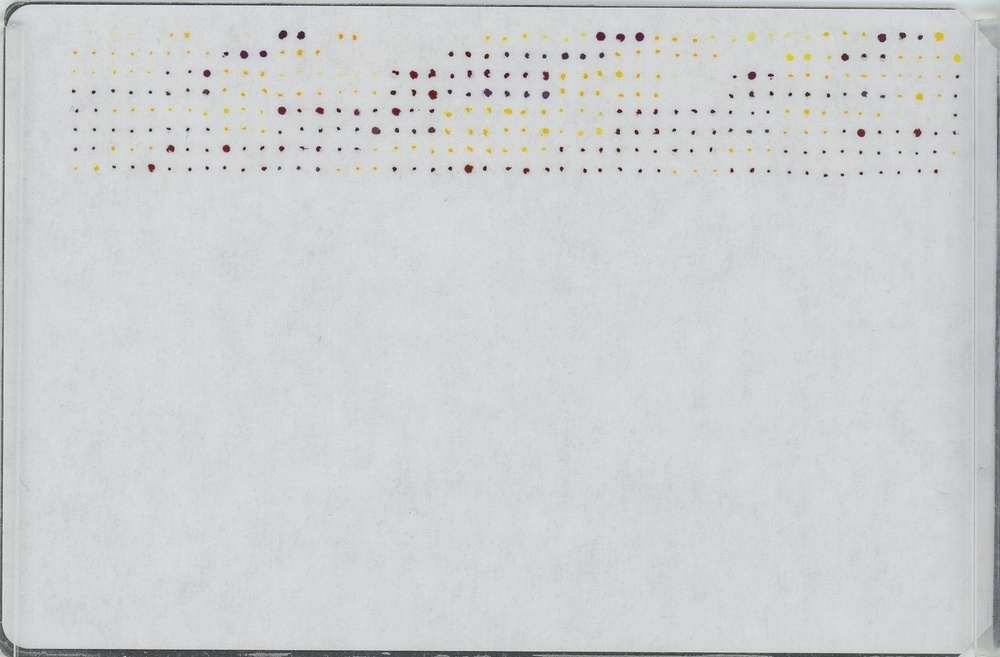
#> input picture images/edited_dots_on_paper_1.jpg, 1000 x 657 px, shrunk from 1398 x 918 before the run
$ python spot_check.py
#> lines starting #> are read from the running program, lines starting #| are printed output that depends on the picture; after the words box and inside, x2 and y2 are one past the last pixel; in counts of white or black regions, pixels touching at a corner belong together
# take in picture (pd/numpy readfile)
    # turns picture into list of (rgb tuples?)
# take picture and make it 100% contrast to seperate circles from background
# pass a kernal over the image
    # at each step, check if there is a "circle" (just an enclosed collection of pixels) that is within some predefined threshold
        # this can be done without machine learning by defining some threshold for how many "on" (i.e., colored) pixexed should be within this region
    # next, check if the any identified circles have already been identified
        # If not, mark the center and add the coordinates of the center to centers_list
# once the kernal is finished, convert the centers_list into the .xeo format (syntax)

## Import Libraries
from tkinter import image_types
import matplotlib.pyplot as plt
import numpy as np
from PIL import Image, ImageOps
# import cv2

## Instantiate Parameters
subplot_width = 2
subplot_height = 2

dot_x = 157
dot_y = 45
dot_size = 5

plt.figure(figsize=(15, 8))

## Import Image
img = Image.open("images/edited_dots_on_paper_1.jpg")
#> img is the input picture: PIL image 1000x657 RGB; mean R, G, B 206.6, 208.2, 209.9
img = np.asarray(img)

plt.subplot(subplot_width, subplot_height, 1)
img_color_show = plt.imshow(img)

## Create Artificial Point
img_mutable = img.copy()
img_mutable[dot_y : dot_y + dot_size, dot_x : dot_x + dot_size] = [255, 0, 0]  # set the pixel at (500, 500) to red
#> img_mutable: shape (657, 1000, 3); under 0.01% of pixels changed, all inside (x1, y1, x2, y2) = (157, 45, 162, 50)

plt.subplot(subplot_width, subplot_height, 2)
img_color_dot_show = plt.imshow(img_mutable)

## Print all colors (25) from the 5x5 dot

# print(img[dot_y : dot_y + dot_size, dot_x : dot_x + dot_size]) # print img dot
def find_min_rgb(img, dot_x, dot_y, dot_size):
    min_rgbs = [255, 255, 255]
    for y_pixel in range(dot_y, dot_y + dot_size):
        for x_pixel in range(dot_x, dot_x + dot_size):
            for color in range(3):
                curr_pixel = img[y_pixel][x_pixel][color]
                if curr_pixel < min_rgbs[color]:
                    min_rgbs[color] = curr_pixel
    return min_rgbs

def find_max_rgb(img, dot_x, dot_y, dot_size):
#> called with dot_x = 157, dot_y = 45, dot_size = 5
    max_rgbs = [0, 0, 0]
    for y_pixel in range(dot_y, dot_y + dot_size):
        for x_pixel in range(dot_x, dot_x + dot_size):
            for color in range(3):
                curr_pixel = img[y_pixel][x_pixel][color]
                if curr_pixel > max_rgbs[color]:
                    max_rgbs[color] = curr_pixel
#> after the loop, max_rgbs = [219, 220, 223]
    return max_rgbs


# print(find_max_rgb(img, dot_x, dot_y, dot_size))

## Storing different pixel value ranges for yellows

yellow_locations = [(157,45)]

all_yellow_rgb_max = np.array([find_max_rgb(img, x, y, dot_size) for x,y in yellow_locations]).flatten()
#> all_yellow_rgb_max = [219, 220, 223]
all_yellow_rgb_min = np.array([find_min_rgb(img, x, y, dot_size) for x,y in yellow_locations]).flatten()
#> after the loop in find_min_rgb, `for y_pixel in range(dot_y, dot_y + dot_size):`: min_rgbs = [208, 212, 213]
#> all_yellow_rgb_min = [208, 212, 213]

yellow_rgb_ranges = np.transpose([all_yellow_rgb_min, all_yellow_rgb_max])
#> yellow_rgb_ranges = [[208, 219], [212, 220], [213, 223]]
# color_range_tuples = [color_range_tuples.append((color_min, color_max)) for color_min, color_max in (all_yellow_rgb_min, all_yellow_rgb_max)]
# for color_min, color_max in zip(all_yellow_rgb_min, all_yellow_rgb_max):
#     color_range_tuples.append((color_min, color_max))


## update pixel values
img_yellow_updates = Image.fromarray(img)
img_yellow_updates = np.array(img_yellow_updates)
for pixel_row in img_yellow_updates:
    for pixel in pixel_row:
        is_yellow = [False, False, False]
        for color in range(3):
            if pixel[color] in yellow_rgb_ranges[color]:
                is_yellow[color] = True
        if is_yellow[0] and is_yellow[1] and is_yellow[2]:
            img_yellow_updates[pixel_row][pixel] = [255,0,0] # set pixel to black


## Plotting grayscale images
plt.subplot(subplot_width, subplot_height, 3)
img_pil = Image.fromarray(img)
img_grayscale = ImageOps.grayscale(img_pil)

## Plot Many -- see script

## Plot just one grayscale image
threshold = 190
img_grayscale = img_grayscale.point(lambda p: p >threshold and 255)
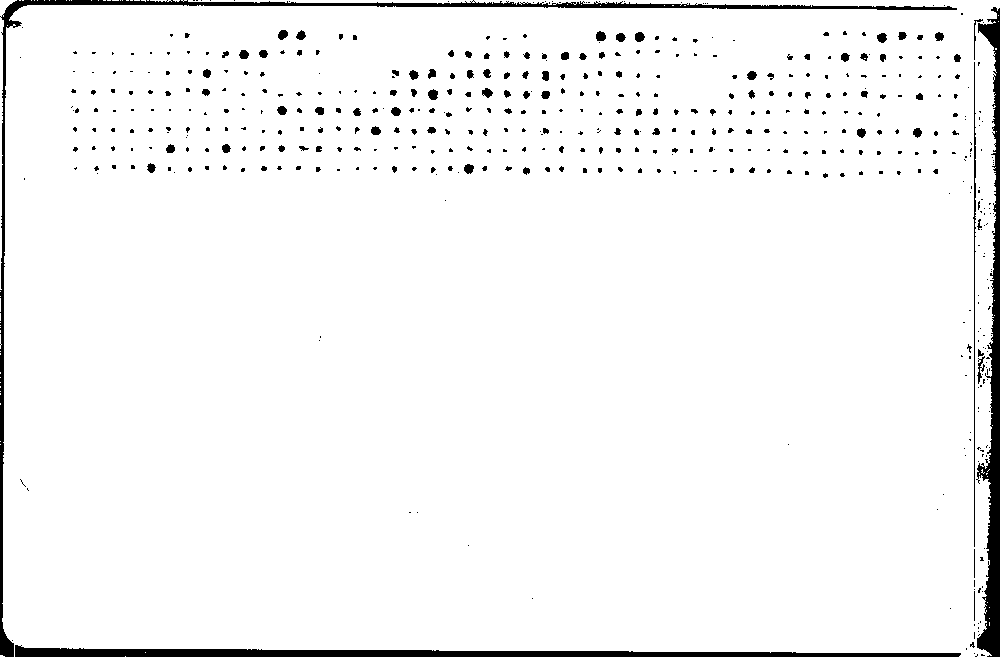
#> img_grayscale: PIL image 1000x657 L; 96% white; 515 black regions (392 under 20 px), largest, box (x1, y1, x2, y2) and area: (0, 0, 957, 657) 6080, (976, 7, 1000, 657) 6026, (15, 645, 961, 657) 5912
img_gray_show = plt.imshow(img_grayscale, cmap='gray')

plt.subplot(subplot_width, subplot_height, 4)
plt.imshow(img_yellow_updates)

plt.show()
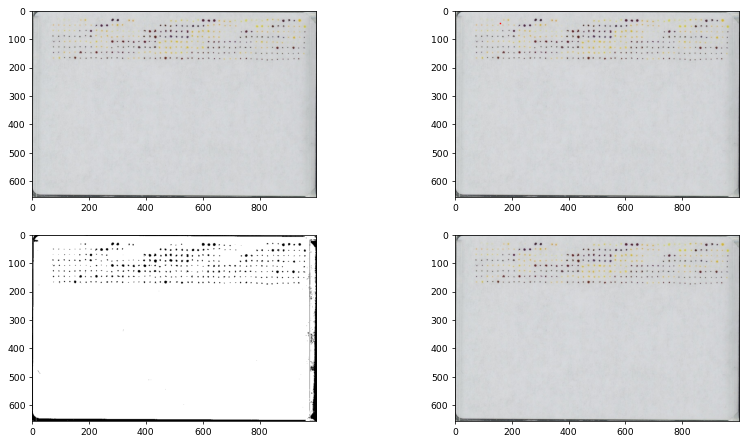
#> figure drawn by matplotlib, 4 panels

## Plot Big colored image with red dot seperately
plt.figure()
plt.figure(figsize=(15, 8))
img_color_dot_show = plt.imshow(img_yellow_updates)
plt.show()
